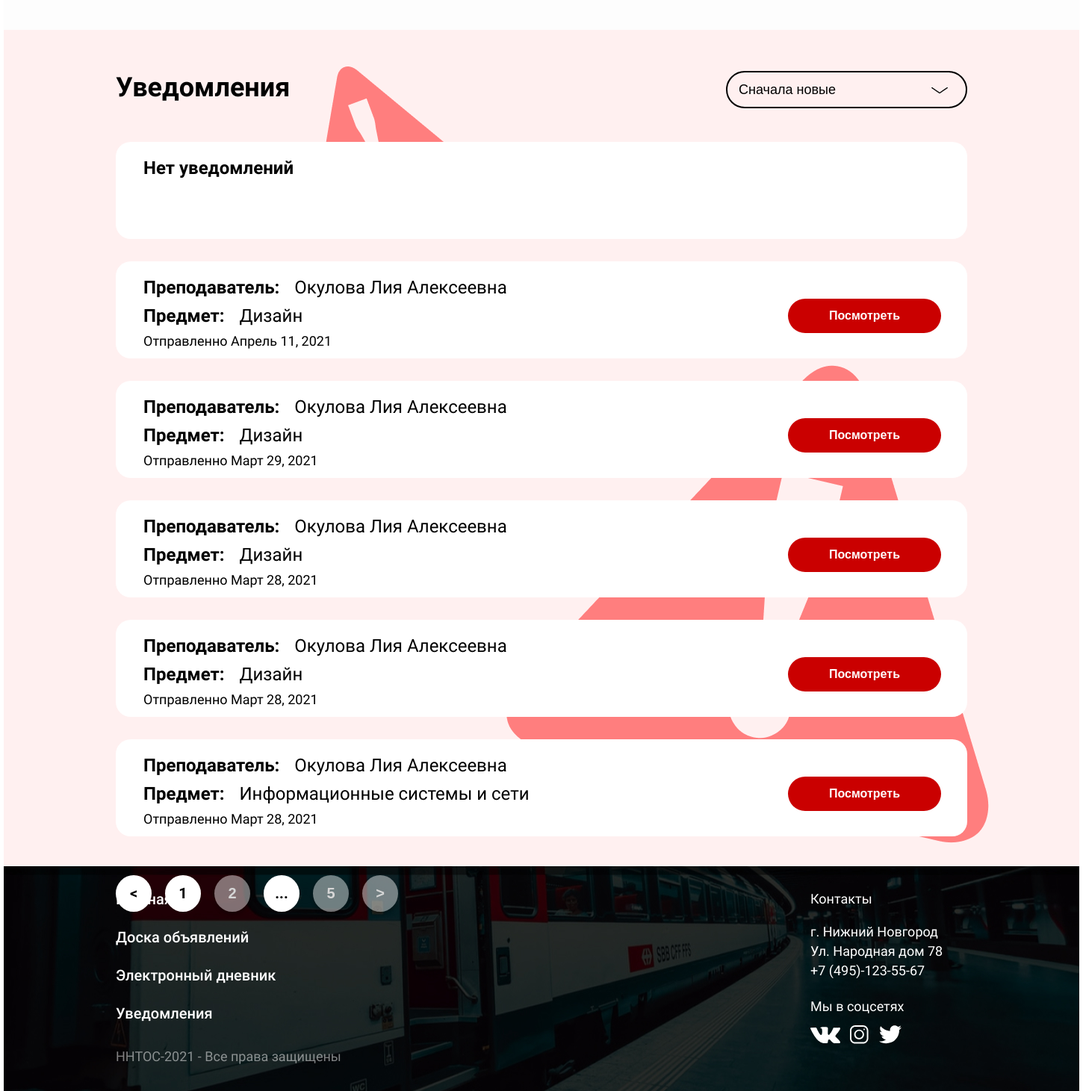
The page /student/borisov-vladimir-yanovich (signed in, lower part) on the database as committed earlier.
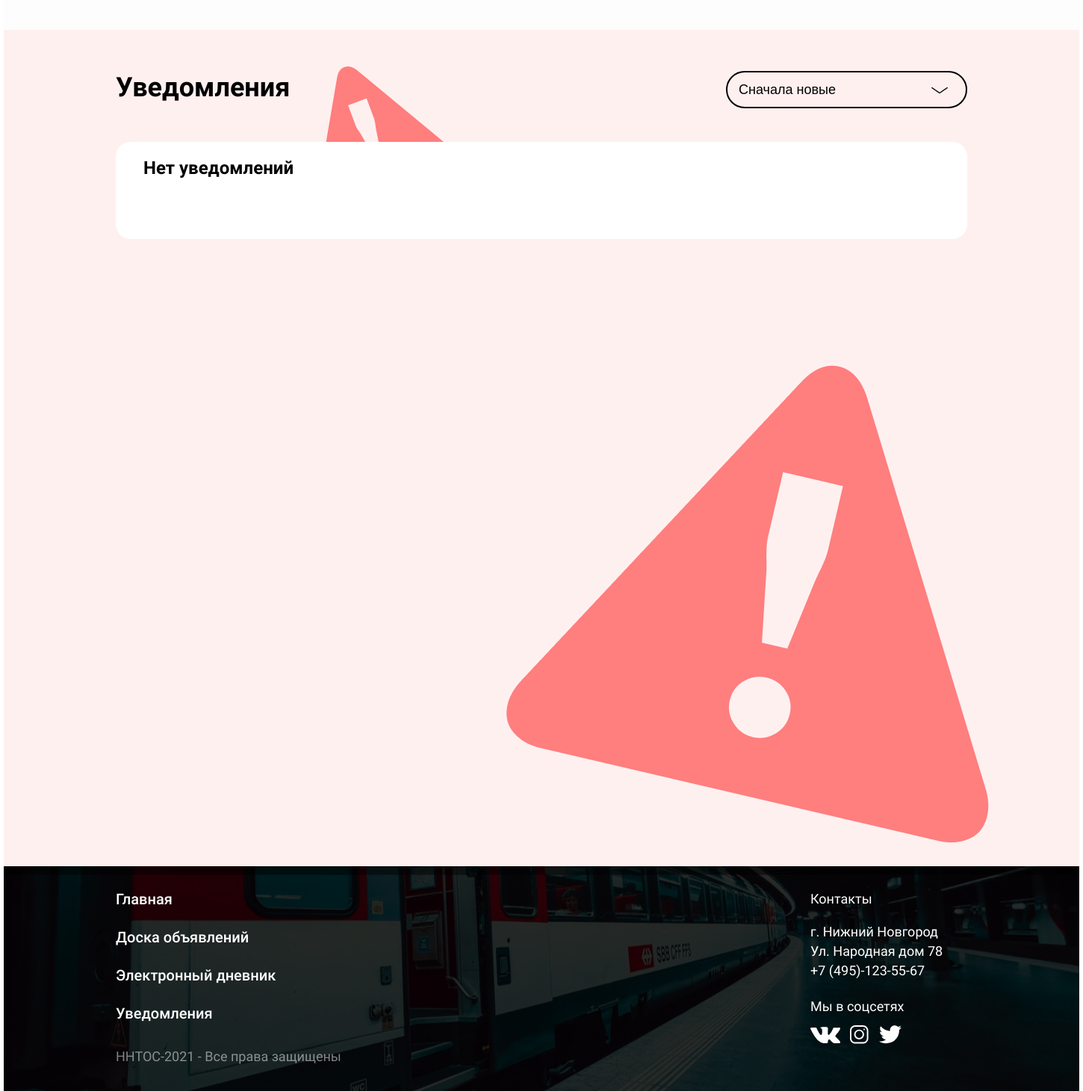
The same page on the database as committed later.
### diary/models.py (models this page shows, shortened)
class Comment(models.Model):
    comment = models.TextField(max_length=300, verbose_name='Комментарий')
    student = models.ForeignKey('Student', on_delete=models.CASCADE, verbose_name='Студент')
    discipline = models.ForeignKey('TeacherDiscipline', on_delete=models.CASCADE, verbose_name='Дисциплина')
    date = models.DateField(auto_now_add=True)
    class Meta:
        verbose_name = 'комментарий'
        verbose_name_plural = 'Комментарии'
        ordering = ('-date',)

class TeacherDiscipline(models.Model):
    teacher = models.ForeignKey('Teacher', on_delete=models.CASCADE, verbose_name='Учитель')
    discipline = models.ForeignKey('Discipline', on_delete=models.CASCADE, verbose_name='Дисциплина')
    class Meta:
        verbose_name = 'предмет'
        verbose_name_plural = 'Дисциплины учителя'

class Teacher(models.Model):
    lastname = models.CharField(max_length=20, verbose_name='Фамилия')
    firstname = models.CharField(max_length=20, verbose_name='Имя')
    patronymic = models.CharField(max_length=20, verbose_name='Отчество')
    slug = models.SlugField(max_length=50, unique=True, verbose_name='URL преподавателя')
    discipline = models.ManyToManyField(Discipline, verbose_name='Дисциплина',
                                        through='TeacherDiscipline',)
    def __str__(self):
        name = f'{self.lastname} {self.firstname} {self.patronymic}'
        return name
    class Meta:
        verbose_name = 'Учитель'
        verbose_name_plural = 'Учителя'

class Discipline(models.Model):
    name = models.CharField(max_length=50, verbose_name='Название дисциплины')
    def __str__(self):
        return self.name
    class Meta:
        verbose_name = 'дисциплину'
        verbose_name_plural = 'Дисциплины'

### diary/views.py (the view)
# urls.py: path('student/<slug:student_name>', ParentsView.as_view(), name='student'),
class ParentsView(DataMixin, View):
    def dispatch(self, request, student_name):
        student = get_object_or_404(Student, slug=student_name)
        user = request.user
        if self.user_valid_page(student_name, request):          #Проверка входа на личную страницу
            return self.user_valid_page(student_name, request)
        date_now = datetime.datetime.isocalendar(datetime.datetime.now())
        date_selected = request.POST.get('sorting_week', f'{date_now[0]}-W{date_now[1]}')
        schedule = self.schedule_for_person(student, date=date_selected)['schedule'] #Получение предметов студента и отображение расписания
        menu = {'#glavnaya': 'Главная',                          #Разделы навбара
                '#dosca': 'Доска объявлений',
                '#dnevnik': 'Электронный дневник',
                '#uved': 'Уведомления'
                }
        news = News.objects.filter(published_for_parents=True)
        news = self.news_views(request, news)
        submission = Comment.objects.filter(student=student)
        order_sub = request.POST.get('sorting_notify', 'first')
        if order_sub == 'last':
            submission = submission.order_by('date')
        paginator_news = Paginator(submission, 5)
        page_number_sub = request.GET.get('page_sub')
        page_obj_sub = paginator_news.get_page(page_number_sub)
        return render(request, 'index_perents.html', context={'person': student,
                                                              'user': user,
                                                              'menu': menu.items(),
                                                              'order_news': news['order_news'],
                                                              'order_sub': order_sub,
                                                              'schedule': schedule.items(),
                                                              'title': f'Дневник|{student}',
                                                              'chet': [2, 4, 6],
                                                              'news': news['page_obj_news'],
                                                              'submission': page_obj_sub,
                                                              'week_selected': date_selected,
                                                              })

### templates/index_perents.html (shortened to what this page needs)
{% extends 'base_index.html'%}
{%block body%}
    <div id="dnevnik" >
         <section class="diary_par">
              <div class="board_wrapper">
                <table class = "tablle">
                </table>
              </div>
         </section>
    </div>
    <div id="uved" class="notify_parents">
         <section class="notification_parents">
             <form method="post" action={{person.get_absolut_url}}?page_sub=1#uved>
            <div class="board_wrapper">
                <div class="title_bord">
                    <div class="left_bord">
                    <p class="board_txt">Уведомления</p>
                    </div>
                    <div class="right_bord">
                        <select name="sorting_notify" id="sorting_notify" class="sorting_notify" onchange="submit()">
                             {%if order_sub == 'last'%}
                                <option value="first">Сначала новые</option>
                                <option value="last" selected>Сначала старые</option>
                            {%else%}
                                <option value="first">Сначала новые</option>
                            {%endif%}
                        </select>
                    </div>
                </div>
            </div>
                 <div class="board_wrapper">
                 {%if not submisson%}
                <div  class="block">
                    <p class="title_block_noty">Нет уведомлений</p>
                </div>
                 {%endif%}
                 {%for s in submission%}
                <div  class="block">
                    <p class="title_block_noty">Преподаватель:</p>
                    <p class="title_block_notify">{{s.discipline.teacher}}</p>
                    <button class="look_noty">Посмотреть</button>
                    <p style="margin-top:8px;" class="title_block_noty">Предмет:</p>
                    <p style="margin-top:8px;" class="title_block_notify">{{s.discipline.discipline}}</p>
                    <p style="margin-top:8px;" class="">Отправленно {{s.date}}</p>
                </div>
                 {%endfor%}
            </div>
            <div class="board_wrapper">
               <nav>
                    {% if submission.has_other_pages%}
                <ul class="pagination">
                    {% if submission.has_previous%}
                        <li class="pagination-sub-item">
                                <input  type="submit" value="&lt;" formaction="{{person.get_absolut_url}}?page_sub={{submission.previous_page_number}}#uved">
                        </li>
                        {%if submission.number|add:-2 > submission.paginator.page_range|first and submission.number < 3%}
                            <li class="pagination-sub-item">
                                <input  type="submit" value="{{submission.paginator.page_range|first|add:-1}}" formaction="{{person.get_absolut_url}}?page_sub={{submission.paginator.page_range|first|add:-1}}#uved">
                            </li>
                        {%endif%}
                        {%if submission.number|add:-1 > submission.paginator.page_range|first%}
                            <li class="pagination-sub-item">
                                <input  type="submit" value="{{submission.paginator.page_range|first}}" formaction="{{person.get_absolut_url}}?page={{submission.paginator.page_range|first}}#uved">
                            </li>
                        {%endif%}
                        {% if submission.number > 3%}
                            <li class="paginpg-active-sub">
                                <p class="paginp">...</p>
                            </li>
                        {%endif%}
                    {%else%}
                    <li class="paginpg-active-sub">
                        <p class="paginp-sub">&lt;</p>
                    </li>
                    {%endif%}
                    {%for p in submission.paginator.page_range%}
                        {% if submission.has_previous%}
                            {%if submission.number == p %}
                            <li class="paginpg-active-sub">
                                <p class="paginp-sub">{{p}}</p>
                            </li>
                            {%elif p >= submission.number|add:-1 and p <= submission.number|add:1 %}
                            <li class="pagination-sub-item">
                                <input  type="submit" value="{{p}}" formaction="{{person.get_absolut_url}}?page_sub={{p}}#uved">
                            </li>
                            {%endif%}
                        {%else%}
                            {%if submission.number == p %}
                            <li class="paginpg-active-sub">
                                <p class="paginp-sub">{{p}}</p>
                            </li>
                            {%elif p >= submission.number|add:-1 and p <= submission.number|add:1 %}
                            <li class="pagination-sub-item">
                                <input  type="submit" value="{{p}}" formaction="{{person.get_absolut_url}}?page_sub={{p}}#uved">
                            </li>
                            {%endif%}
                        {%endif%}
                    {%endfor%}
                      {% if submission.has_next%}
                            {%if submission.number|add:3 < submission.paginator.page_range|last%}
                            <li class="paginpg-active-sub">
                                 <p class="paginp-sub">...</p>
                            </li>
                            {%elif submission.number|add:3 == submission.paginator.page_range|last%}
                            <li class="pagination-sub-item">
                                <input  type="submit" value="{{submission.paginator.page_range|last|add:-1}}" formaction="{{person.get_absolut_url}}?page_sub={{submission.paginator.page_range|last|add:-1}}#uved">
                            </li>
                            {%endif%}
                            {%if submission.number|add:2 < submission.paginator.page_range|last%}
                            <li class="pagination-sub-item">
                                <input  type="submit" value="{{submission.paginator.page_range|last}}" formaction="{{person.get_absolut_url}}?page_sub={{submission.paginator.page_range|last}}#uved">
                            </li>
                            {%elif submission.number|add:1 < submission.paginator.page_range|last%}
                            <li class="pagination-sub-item">
                                <input  type="submit" value="{{submission.paginator.page_range|last}}" formaction="{{person.get_absolut_url}}?page_sub={{submission.paginator.page_range|last}}#uved">
                            </li>
                            {%endif%}
                            <li class="pagination-sub-item">
                                <input  type="submit" value="&gt;" formaction="{{person.get_absolut_url}}?page_sub={{submission.next_page_number}}#dosca">
                            </li>
                      {%else%}
                            <li class="paginpg-active-sub">
                                <p class="paginp-sub">&gt;</p>
                            </li>
                      {%endif%}
                {%endif%}
	            </ul>
               </nav>
            </div>
                 </form>
         </section>
    </div>
{%endblock%}

### templates/base_index.html (shortened to what this page needs)
<!DOCTYPE html>
<html lang="ru">
{%load static%}
<head>
    <link rel = "stylesheet" href= "{%static '/css/style_p.css' %}">
    <link rel = "stylesheet" href= "{%static '/css/style_t.css' %}">
     <link rel = "stylesheet" href= "{%static '/css/footer.css' %}">
    <link rel = "stylesheet" href= "{%static '/css/diary.css' %}">
    <link rel = "stylesheet" href= "{%static '/css/news.css' %}">
    <link rel = "stylesheet" href= "{%static '/css/notify.css' %}">
    <link rel = "stylesheet" href= "{%static '/css/journal.css' %}">
    <link rel = "stylesheet" href= "{%static '/css/submission2.css' %}">
    <link rel = "stylesheet" href= "{%static '/css/scheduleteacher.css' %}">
</head>
<body>
<div id="glavnaya" class="container">
    <main class="main">
        {%block body%}
        {%endblock%}
        </main>
<footer>
<section class="footer">
    <div class="nav_bar">
        <ul id="navbar">
            {% for link, title_f in menu%}
                <li><a href={{link}} >{{title_f}}</a></li>
            {%endfor%}
        </ul>
    </div>
        <div class="contact">
            <p class="contacts"> Контакты </p>
            <p class="contacts_dom"> г. Нижний Новгород
                Ул. Народная дом 78 +7 (495)-123-55-67</p>
            <p class="contacts"> Мы в соцсетях </p>
         <p style="margin-top:15px;" class="icon">
             <a href="#!"><img src="{%static 'img/svg/VK.svg'%}"  alt="VK"></a>&nbsp;&nbsp;
             <a href="#!"><img src="{%static 'img/svg/inst.svg'%}"  alt="inst"></a>&nbsp;&nbsp;
             <a href="#!"><img src="{%static 'img/svg/twitter.svg' %}"  alt="twitter"></a>
         </p>
            </div>
        <p class="prava">
            ННТОС-2021 - Все права защищены
        </p>
</section>
</footer>
</div>
</body>
</html>

Rows that differ between the two databases and show on the page:
removed Comment: discipline.teacher "Окулова Лия Алексеевна", discipline.discipline "Дизайн", date "Апрель 11, 2021"
removed Comment: discipline.teacher "Окулова Лия Алексеевна", discipline.discipline "Дизайн", date "Март 29, 2021"
removed Comment: discipline.teacher "Окулова Лия Алексеевна", discipline.discipline "Дизайн", date "Март 28, 2021"
removed Comment: discipline.teacher "Окулова Лия Алексеевна", discipline.discipline "Дизайн", date "Март 28, 2021"
removed Comment: discipline.teacher "Окулова Лия Алексеевна", discipline.discipline "Информационные системы и сети", date "Март 28, 2021"
Other text that changed with them:
form field paginator.page_range|last: "5" → (not shown)
form field value: ">" → (not shown)
new list line: "Главная"
list line gone: "1"
list line gone: "2"
